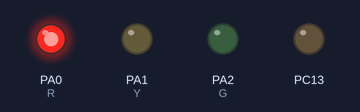
Simulated run of this sketch. Board: STM32 Blue Pill. Shown: output pins drawn as LEDs (lit = HIGH).

Above: at 0.05 s.
At 0.75 s:
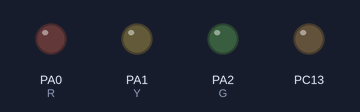
At 1.45 s:
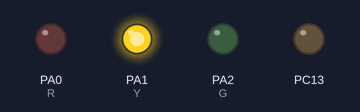
At 2.85 s:
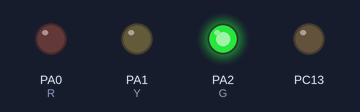
Timing chart, 0 to 3.1 s (numbered marks = the images above):
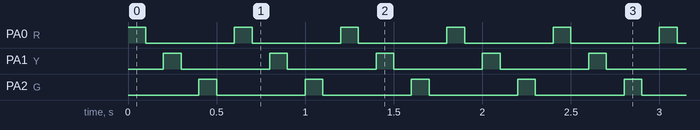

Measured:
- by itself, PA0 (R), PA1 (Y), PA2 (G): alternates HIGH for 0.10 s and LOW for 0.50 s

The sketch:

STM32_BlinkingLED.ino
```cpp
int R = PA0;
int Y = PA1;
int G = PA2;
void setup() {
  pinMode(PC13, OUTPUT);
  pinMode(R, OUTPUT);
  pinMode(Y, OUTPUT);
  pinMode(G, OUTPUT);
}

void loop() {
  digitalWrite(R, HIGH);
  delay(100);
  digitalWrite(R, LOW);
  delay(100);
  digitalWrite(Y, HIGH);
  delay(100);
  digitalWrite(Y, LOW);
  delay(100);
  digitalWrite(G, HIGH);
  delay(100);
  digitalWrite(G, LOW);
  delay(100);


}
```
